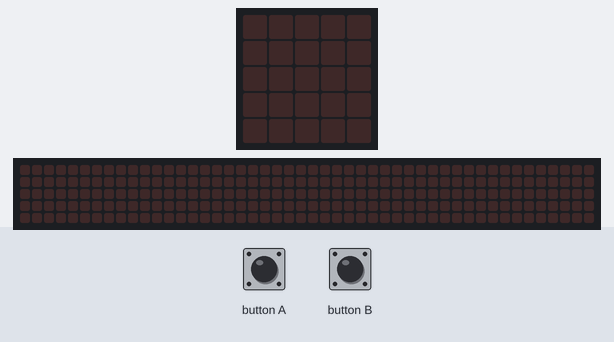
The program below on a simulated BBC micro:bit (MakeCode). Shown: the board's 5×5 LED display, a strip that is not on the board, showing the scrolling text unrolled. Inputs (shaded band) come from the test bench. The 48×5 strip is a reading aid, not a part: it shows the text the display is scrolling, unrolled, one strip-width of it at a time.

Above: at 1.2 s.
1.3 s: button B pressed for 0.15 s
At 1.7 s:
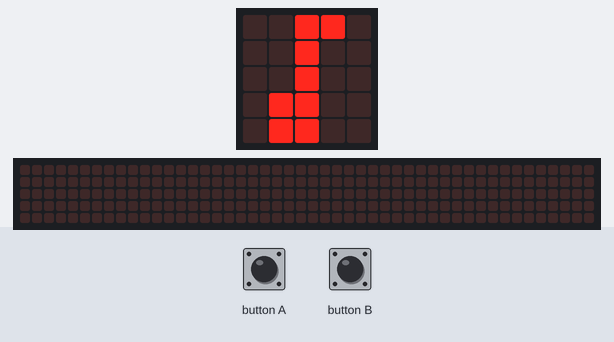
At 2.92 s:
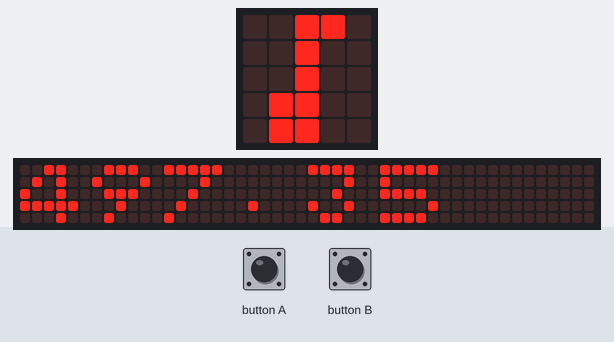
4.4 s: button A pressed for 0.15 s
7.5 s: button B pressed for 0.15 s
At 10.62 s:
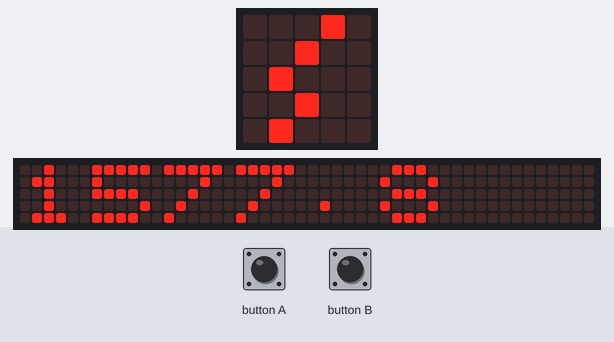

The program:

main.ts
```typescript
let startTid = 0
let slutTid = 0
let beregnetTid = 0
let afstand = 0
input.onButtonPressed(Button.A, function () {
    // Start tidsmåling når knap A trykkes
    startTid = input.runningTime()
    basic.showLeds(`
        . . . # .
        . . # . .
        . # . . .
        . . # . .
        . # . . .
        `)
})
input.onButtonPressed(Button.B, function () {
    // Stop tidsmåling når knap B trykkes
    slutTid = input.runningTime()
    // Konverter til sekunder
    beregnetTid = slutTid - startTid
    // Konverter til sekunder
    beregnetTid = beregnetTid / 1000
    // Beregn afstanden
    // Hastighed af lyd i luft er 343 m/s
    afstand = 343 * beregnetTid
    basic.showLeds(`
        . . # # .
        . . # . .
        . . # . .
        . # # . .
        . # # . .
        `)
    // Vent et sekund for at vise noden
    basic.pause(1000)
    basic.showNumber(afstand)
})
```

test.ts
```typescript
// test ender her, dette bliver ikke kompileret, når denne pakke bruges som en udvidelse.
```

Measured:
- after the input at 1.3 s, the display: changes after 0.15 s (image 1)
- after the input at 7.5 s, the display: first differs from a run without the input after 1.7 s (image 3 shows a later state)
- what the display in image 1 shows lasts 1.4 s, from 1.5 s to 2.9 s
